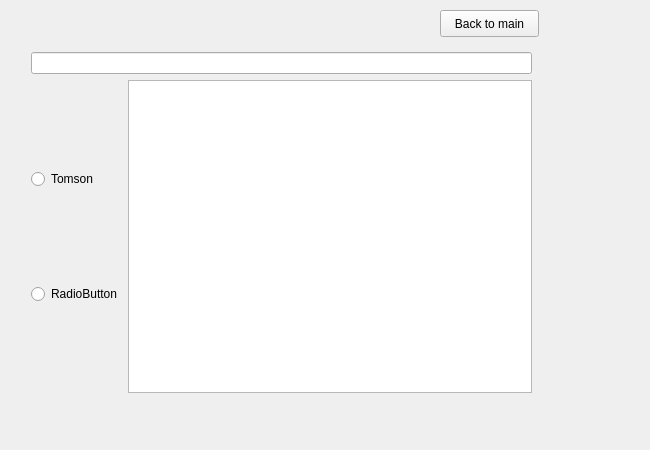
<?xml version="1.0" encoding="UTF-8"?>
<ui version="4.0">
 <class>AutomatForm</class>
 <widget class="QWidget" name="AutomatForm">
  <property name="geometry">
   <rect>
    <x>0</x>
    <y>0</y>
    <width>650</width>
    <height>450</height>
   </rect>
  </property>
  <property name="windowTitle">
   <string>TRex - Automat</string>
  </property>
  <widget class="QPushButton" name="bttn_main">
   <property name="geometry">
    <rect>
     <x>440</x>
     <y>10</y>
     <width>99</width>
     <height>27</height>
    </rect>
   </property>
   <property name="text">
    <string>Back to main</string>
   </property>
  </widget>
  <widget class="QWidget" name="layoutWidget">
   <property name="geometry">
    <rect>
     <x>31</x>
     <y>52</y>
     <width>501</width>
     <height>341</height>
    </rect>
   </property>
   <layout class="QVBoxLayout" name="verticalLayout_2">
    <item>
     <widget class="QLineEdit" name="lineEdit"/>
    </item>
    <item>
     <layout class="QHBoxLayout" name="horizontalLayout">
      <item>
       <layout class="QVBoxLayout" name="verticalLayout">
        <item>
         <widget class="QRadioButton" name="radioTomson">
          <property name="text">
           <string>Tomson</string>
          </property>
          <attribute name="buttonGroup">
           <string notr="true">AutomatGroup</string>
          </attribute>
         </widget>
        </item>
        <item>
         <widget class="QRadioButton" name="radioButton_2">
          <property name="text">
           <string>RadioButton</string>
          </property>
          <attribute name="buttonGroup">
           <string notr="true">AutomatGroup</string>
          </attribute>
         </widget>
        </item>
       </layout>
      </item>
      <item>
       <widget class="QGraphicsView" name="graphicsView"/>
      </item>
     </layout>
    </item>
   </layout>
  </widget>
 </widget>
 <resources/>
 <connections/>
 <buttongroups>
  <buttongroup name="AutomatGroup"/>
 </buttongroups>
</ui>
